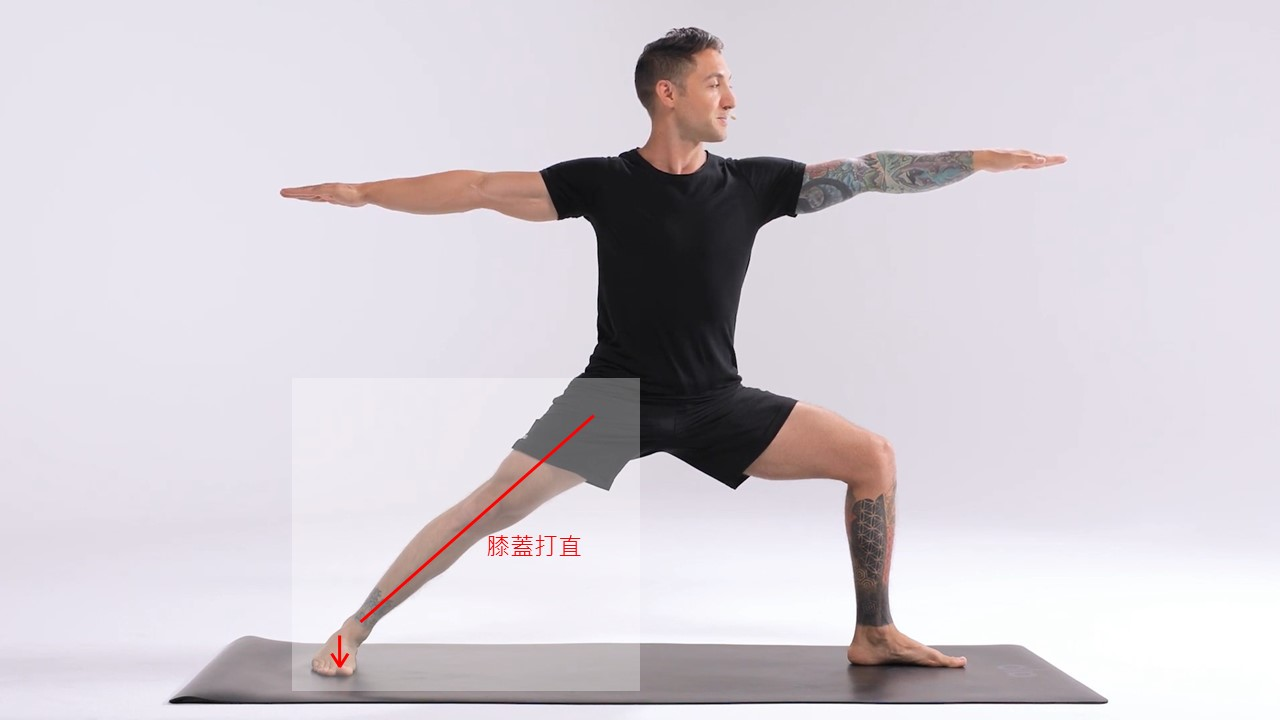
#> input picture data/image/WarriorIIRulePic/3.JPG, 1280 x 720 px, found by its file name
$ python correction_toolkit.py
#> lines starting #> are read from the running program, lines starting #| are printed output that depends on the picture; after the words box and inside, x2 and y2 are one past the last pixel; in counts of white or black regions, pixels touching at a corner belong together
#> further down, image is the input picture: shape (720, 1280, 3); mean B, G, R 211, 204.4, 210.5
import cv2
import matplotlib.pyplot as plt
import numpy as np

def correction(image):
	image_width, image_height = image.shape[1], image.shape[0]
#> image_width = 1280; image_height = 720

	''' calculate the correction bounding box'''
	center_x , center_y = int(image_width / 2), int(image_height * 0.85)
#> center_x = 640; center_y = 612
	rectangle = np.array([[center_x - 0.3 * image_width, center_y - 0.07 * image_height], [center_x - 0.38 * image_width, center_y + 0.07 * image_height], [center_x + 0.38 * image_width, center_y + 0.07 * image_height], [center_x + 0.3 * image_width, center_y - 0.07 * image_height]], np.int32)
	cv2.polylines(image, [rectangle], True, (255, 0, 0), 2)
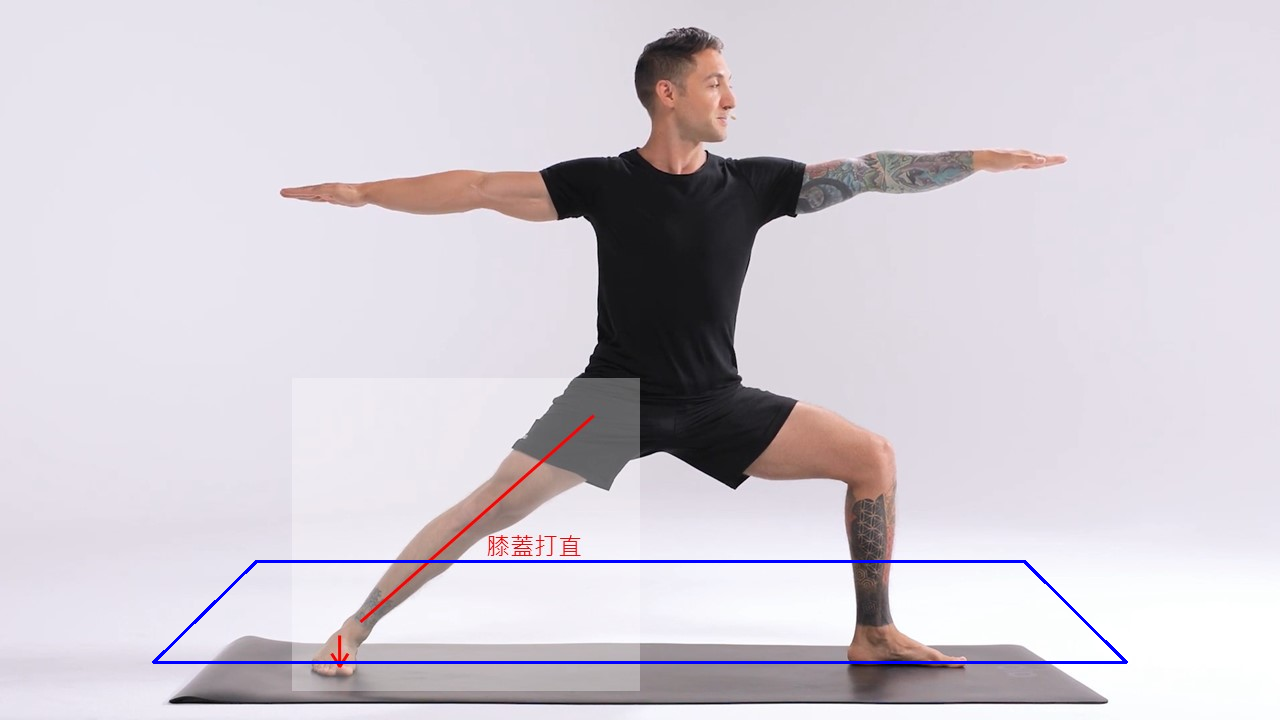
#> image: shape (720, 1280, 3); 0.66% of pixels changed, all inside (x1, y1, x2, y2) = (152, 560, 1128, 664)
	return image


if __name__ == '__main__':
	image = cv2.imread('./Dataset/Plank/3.jpg')
	cv2.imshow('l', correction(image))
	cv2.waitKey(0)
	cv2.destroyAllWindows()
